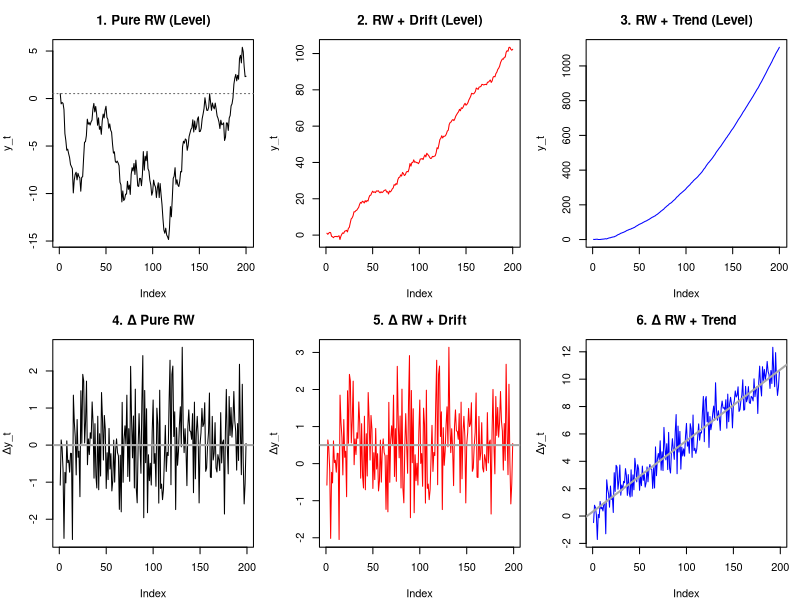

Recreate this plot in R.
# Replicability
set.seed(2026)
n <- 200
t <- 1:n
e <- rnorm(n, mean = 0, sd = 1)

# Generate the three cases
# 1. Pure Random Walk
rw <- cumsum(e)
# 2. Random Walk with Drift (Constant = 0.5)
rw_drift <- cumsum(0.5 + e)
# 3. Random Walk with Drift (0.5) and Trend (0.05*t)
rw_trend <- cumsum(0.5 + 0.05*t + e)

# Setup 2x3 plotting grid
par(mfrow = c(2, 3), mar = c(4, 4, 3, 1))

# --- ROW 1: LEVELS (y_t) ---

# Plot 1: Pure RW Level
plot(rw, type = "l", main = "1. Pure RW (Level)", col = "black", ylab = "y_t")
abline(h = rw[1], lty = 3, col = "gray40") # Starting point reference

# Plot 2: RW with Drift Level
plot(rw_drift, type = "l", main = "2. RW + Drift (Level)", col = "red", ylab = "y_t")
# Note: This looks like a linear trend

# Plot 3: RW with Trend Level
plot(rw_trend, type = "l", main = "3. RW + Trend (Level)", col = "blue", ylab = "y_t")
# Note: This looks like an accelerating (quadratic) curve

# --- ROW 2: DIFFERENCES (Δy_t) ---

# Plot 4: Pure RW Diff
plot(diff(rw), type = "l", main = "4. Δ Pure RW", col = "black", ylab = "Δy_t")
abline(h = 0, col = "darkgray", lwd = 2) # Centered at zero

# Plot 5: RW with Drift Diff
plot(diff(rw_drift), type = "l", main = "5. Δ RW + Drift", col = "red", ylab = "Δy_t")
abline(h = 0.5, col = "darkgray", lwd = 2) # Centered at 0.5 (the drift)

# Plot 6: RW with Trend Diff
d_rw_trend <- diff(rw_trend)
plot(d_rw_trend, type = "l", main = "6. Δ RW + Trend", col = "blue", ylab = "Δy_t")
abline(lm(d_rw_trend ~ t[-1]), col = "darkgray", lwd = 2) # The linear trend remains

# Reset layout
par(mfrow = c(1, 1))
